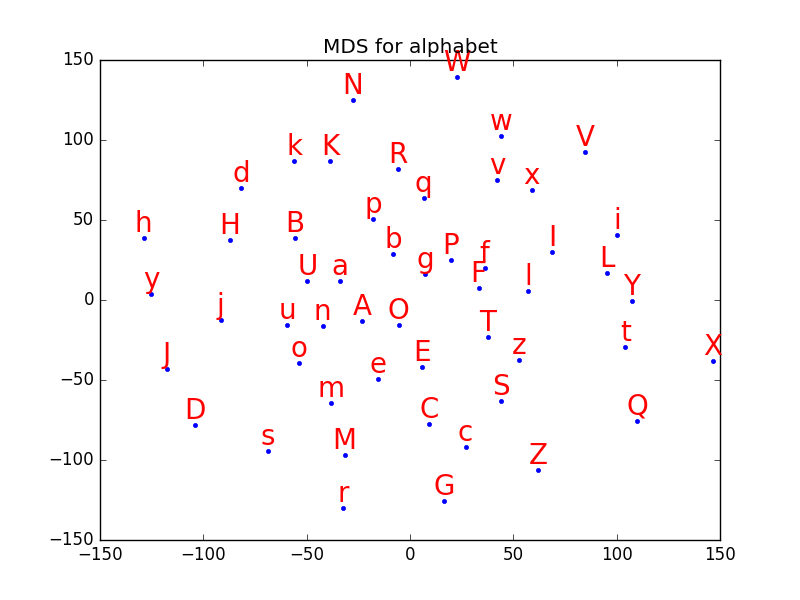

Write Python code to recreate this figure.
#!/usr/bin/env python
# -*- coding: utf-8 -*-

# 参考：http://blog.cocomoff.info/archives/2014/12/11/7121/
import matplotlib.pyplot as plt
import numpy as np
from sklearn import datasets, decomposition, manifold

from lib import *
from util import checked, getFileLogger

vertex_image_dir = checked("./alphabet_vertex") # 生成パラメータファイル（.npy）置き場

logger = getFileLogger("alphabet_pca")
logger.info("Start!")

using_gpu = False
xp = np
try:
    cuda.check_cuda_available()
    xp = cuda.cupy
    cuda.get_device(0).use()
    using_gpu = True
except:
    print  "I'm sorry. Using CPU."

# load gen params ================================================================
gen_params = {}
letters = "ABCDEFGHIJKLMNOPQRSTUVWXYZ"
for letter in letters:
    z = xp.load("%s/%s.npy" % (vertex_image_dir, letter))
    gen_params[letter] = cuda.to_cpu(z)

lower_letters = "abcdefghijklmnopqrstuvwxyz"
for lower_letter in lower_letters:
    z = xp.load("%s/lowercase/%s.npy" % (vertex_image_dir, lower_letter))
    gen_params[lower_letter] = cuda.to_cpu(z)

letters = letters + lower_letters
print letters
gen_params_arr = []
for l in letters:
    gen_params_arr.append(gen_params[l])

gen_params = np.array(gen_params_arr)
# 平均との差分をとっても結果は同じ
# avg = np.average(gen_params, 0)
# gen_params = gen_params - avg
print gen_params

# データセットの読み込み
X = gen_params # １サンプル＝（-1..+1）の範囲の100個の数値、それが52サンプルある
Y = letters
print Y # クラスインデックス（＝ラベル数字）の配列

# 主成分分析前のサイズ
print X.shape

# 多次元尺度法（MDS）による次元削減 =================================

# def dist(a,b):
#     return np.sum((a - b) ** 2)

data = np.array([np.sum((gen_params - x)**2, axis=1) for x in gen_params])

mds = manifold.MDS(n_components = 2, dissimilarity='precomputed')
X_mds = mds.fit_transform(data) # dataは距離行列

# ===================================================================

# 分析後のサイズ
print X_mds.shape # (52, 2)

# 可視化
# s  = np.array([x for i, x in enumerate(X_pca) if Y[i] == 0])
# ve = np.array([x for i, x in enumerate(X_pca) if Y[i] == 1])
# vi = np.array([x for i, x in enumerate(X_pca) if Y[i] == 2])
# colors = ['b.', 'r.', 'k.']
# fig, ax = plt.subplots()
# ax.plot(s[:,0],  s[:,1],  'b.', label='Setosa')
# ax.plot(ve[:,0], ve[:,1], 'r.', label='Versicolour')
# ax.plot(vi[:,0], vi[:,1], 'k.', label='Virginica')

# title_font = {'fontname':'Arial', 'size':'16', 'color':'black', 'weight':'normal',
#               'verticalalignment':'bottom'}

fig, ax = plt.subplots()
for i, d in enumerate(X_mds):
    ax.plot(d[0],  d[1],  'b.')
    ax.text(d[0],  d[1], letters[i], ha = 'center', va = 'bottom', size = 20, color="red")

ax.set_title("MDS for alphabet")

ax.legend(numpoints=1)

plt.savefig("alphabet_mds.png")
